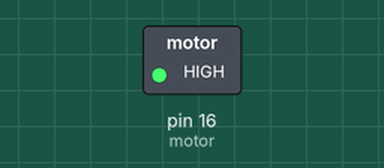
Recording of a sketch running on a simulated Arduino Uno, built with avr-gcc and run on an emulated ATmega328P. On the bench: switched loads named in the sketch (green lamp = pin HIGH).

Above: at 0.1 s.
Timing chart, 0 to 1.6 s (numbered marks = the images above):
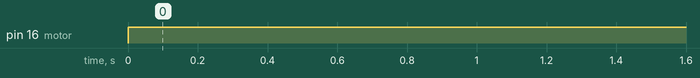

Measured:
- by itself, pin 16 (motor): LOW → HIGH at 0.00 s

The sketch:

PWM_motor.ino
```cpp
int motor = 16; // initialise the pin number of motor
void setup()
{ }

// the loop function runs over and over again forever
void loop()
{
  analogWrite(motor, 255);        // Setting the voltage level
  delay(4000);                    // Delay of 4 seconds

  analogWrite(motor, 170);
  delay(4000);

 // analogWrite(motor, 85);
 // delay(4000);
}
```
